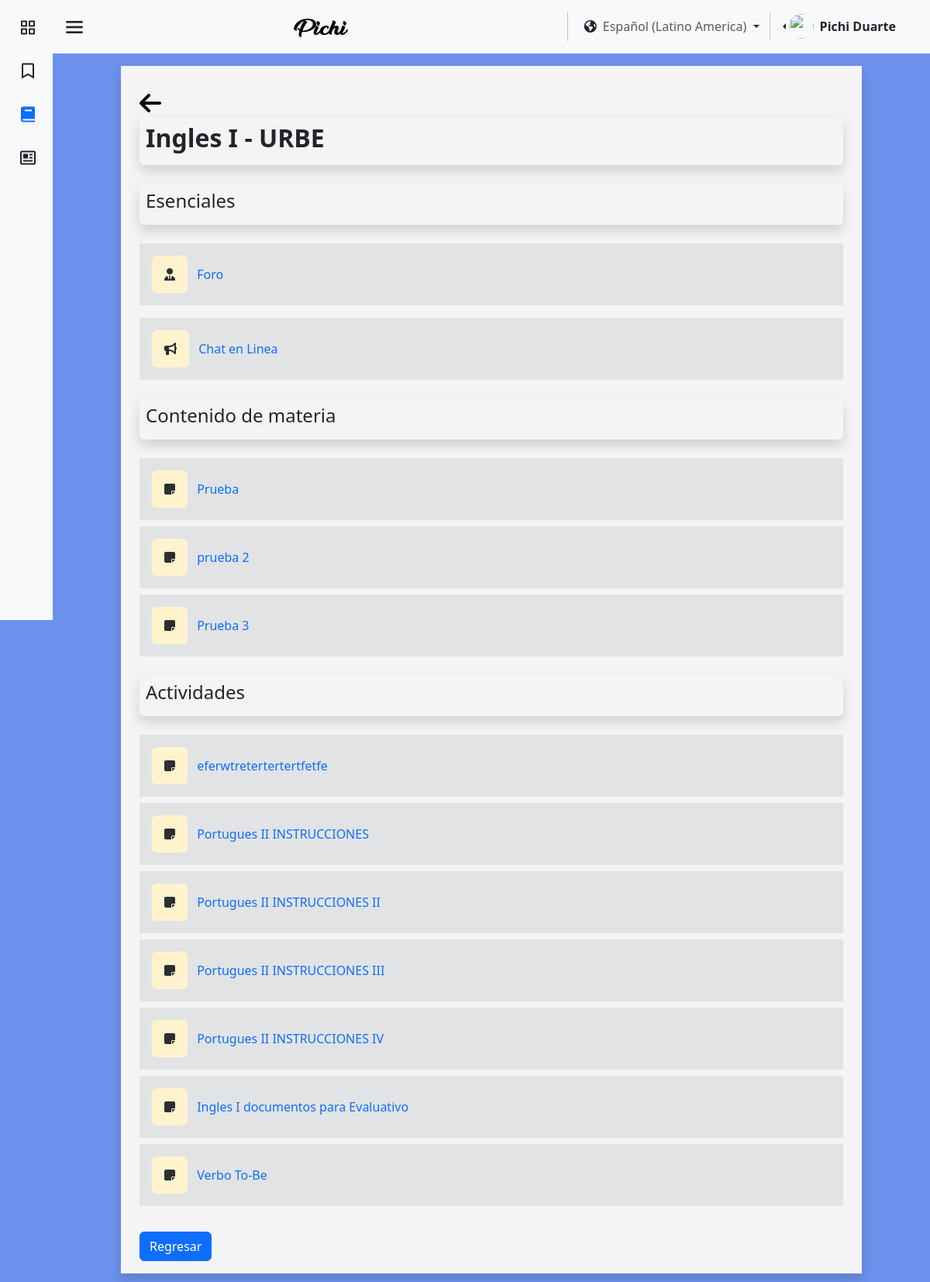
/pages/es/verCurso.php?id_cur=Cur_URBE_01 (signed in), run on the app's committed database.
### tables this page shows
CREATE TABLE `usuario` (
  `id_user` int(11) NOT NULL,
  `identificacion_user` varchar(11) NOT NULL,
  `nombre_user` varchar(25) NOT NULL,
  `apellido_user` varchar(25) NOT NULL,
  `correo_user` varchar(45) NOT NULL,
  `contrasena_user` varchar(16) NOT NULL,
  `direccion_user` varchar(80) NOT NULL,
  `numero_user` varchar(15) NOT NULL,
  `fecha_nacimiento_user` datetime NOT NULL,
  `Active_online` tinyint(1) NOT NULL,
  `sexo_user` varchar(15) NOT NULL,
  `Empresa_id_empresa` int(11) DEFAULT NULL,
  `rol` tinyint(1) NOT NULL,
  `img_perfil` varchar(255) NOT NULL
);

CREATE TABLE `cursos` (
  `id_cur` varchar(100) NOT NULL,
  `nombre_cur` varchar(45) NOT NULL,
  `fecha_inicio` date NOT NULL,
  `cupos_cur_min` int(11) NOT NULL,
  `cupos_cur_max` int(11) NOT NULL,
  `Empresa_id_empresa` int(11) NOT NULL,
  `fecha_fin` date NOT NULL,
  `visibilidad_curso` varchar(11) NOT NULL
);

CREATE TABLE `empresa` (
  `id_empresa` int(11) NOT NULL,
  `nombre_empresa` varchar(80) NOT NULL
);

CREATE TABLE `recursos` (
  `id_recursos` int(11) NOT NULL,
  `nombre_recurso` varchar(45) NOT NULL,
  `tipo_recurso` varchar(45) DEFAULT NULL,
  `ubicacion_recurso` varchar(45) DEFAULT NULL,
  `descripcion_recurso` text NOT NULL,
  `tipo_archivo` varchar(45) DEFAULT NULL,
  `archivo` varchar(255) DEFAULT NULL,
  `archivoAdicional` varchar(255) DEFAULT NULL,
  `id_cur` varchar(100) NOT NULL
);

CREATE TABLE `actividades` (
  `idActividades` int(11) NOT NULL,
  `Titulo` varchar(45) NOT NULL,
  `ContenidoAcitividad` text NOT NULL,
  `archivosPrincipal` varchar(255) NOT NULL,
  `fechaInicio` timestamp(6) NOT NULL DEFAULT current_timestamp(6) ON UPDATE current_timestamp(6),
  `fechaCulminacion` timestamp(6) NULL DEFAULT NULL,
  `fechaNotificacion` timestamp(6) NULL DEFAULT NULL,
  `pesoArchivo` float NOT NULL,
  `notaMaxima` float NOT NULL,
  `notaMinima` float NOT NULL,
  `visible` tinyint(1) NOT NULL,
  `activarPorcentaje` tinyint(1) NOT NULL,
  `Porcentaje` int(3) DEFAULT NULL,
  `archivosAdicional` varchar(255) DEFAULT NULL,
  `idCurso_id_cur` varchar(100) NOT NULL
);

### pages/es/verCurso.php (the view, shortened to what this page needs)
<?php
require "../../assests/php/LoginBD.php";
if (isset($_SESSION['id_user'])) {
    $usuarios1 = $_SESSION['id_user'];
    $conexion1 = mysqli_query($mysqli, "SELECT Empresa_id_empresa, rol, nombre_user, apellido_user FROM usuario WHERE id_user = '$usuarios1'");
    if (mysqli_num_rows($conexion1) > 0) {
        $datos = mysqli_fetch_assoc($conexion1);
        $nombreUsuario = $datos['nombre_user'];
        $apellidoUsuario = $datos['apellido_user'];
    }
}
if (isset($_GET['id_cur'])) {
    $id_curso_seleccionado = $_GET['id_cur'];
    $consultaCurso = mysqli_query($mysqli, "SELECT cursos.nombre_cur, empresa.nombre_empresa
                                    FROM cursos
                                    LEFT JOIN empresa ON empresa.id_empresa = cursos.Empresa_id_empresa
                                    WHERE id_cur = '$id_curso_seleccionado'");
    if (mysqli_num_rows($consultaCurso) > 0) {
        $datos3 = mysqli_fetch_assoc($consultaCurso);
        $curso = $datos3['nombre_cur'];
        $empresa = $datos3['nombre_empresa'];
    }
    $consultaRecursos = mysqli_query($mysqli, "SELECT * FROM recursos WHERE id_cur = '$id_curso_seleccionado'");
    if (mysqli_num_rows($consultaRecursos) > 0) {
        while ($datosRecursos = mysqli_fetch_assoc($consultaRecursos)) {
            $Recursos[] = $datosRecursos;
        }
    }
    $consultaActividades = mysqli_query($mysqli, "SELECT * FROM actividades WHERE idCurso_id_cur = '$id_curso_seleccionado'");
    if (mysqli_num_rows($consultaActividades) > 0) {
        while ($datosActividad = mysqli_fetch_assoc($consultaActividades)) {
            $Actividades[] = $datosActividad;
        }
    }
}
?>
<!DOCTYPE html>
<html lang="en">
<head>
    <link href="https://cdn.jsdelivr.net/npm/bootstrap@5.3.3/dist/css/bootstrap.min.css" rel="stylesheet"
 />
    <link href="https://unpkg.com/boxicons@2.1.4/css/boxicons.min.css" rel="stylesheet" />
    <link rel="stylesheet" href="https://cdnjs.cloudflare.com/ajax/libs/font-awesome/6.5.1/css/all.min.css"
 />
    <link rel="stylesheet" href="../../assests/css/colorPallete.css" />
    <link rel="stylesheet" href="../../assests/css/viewUser.css" />
    <link rel="stylesheet" href="../../assests/css/sidebar.css" />
</head>
<body class="bg-pastel" id="body-pd">
    <header id="header">
        <nav class="navbar bg-body-tertiary">
            <div class="container-fluid">
                <div class="header_toggle">
                    <i class="bx bx-menu" id="header-toggle"></i>
                </div>
                <a class="navbar-brand" href="../../index.html">
                    <img src="../../assests/img/text-1710023184778.png" alt="Bootstrap" width="70" height="24" />
                </a>
                <div class="d-flex justify-content-end">
                    <div class="nav-item dropdown">
                        <button class="btn dropdown-toggle" data-bs-toggle="dropdown" aria-expanded="false" href="#">
                            <span class="fa-solid fa-earth-americas"></span><a class="ms-2 text-body-secondary"
                                href="#">Español (Latino America)</a>
                        </button>
                    </div>
                    <div class="btn-group dropstart me-4 pe-2">
                        <a href="#" class="d-flex align-items-center link-dark text-decoration-none dropdown-toggle"
                            id="dropdownUser2" data-bs-toggle="dropdown" aria-expanded="false">
                            <img src="https://github.com/PichiGod.png" alt="" width="32" height="32"
                                class="rounded-circle me-2" />
                            <strong><?php echo $nombreUsuario . " " . $apellidoUsuario; ?></strong>
                        </a>
                    </div>
                </div>
            </div>
        </nav>
    </header>
    <div class="l-navbar bg-body-tertiary" id="nav-bar">
        <nav class="nav">
            <div class="nav_list">
                <a href="Inicio.php" class="nav_link link-dark">
                    <i class="bx bx-grid-alt nav_icon"></i>
                </a>
                <a href="tutorial.php" class="nav_link link-dark">
                    <i class='bx bx-bookmark nav_icon'></i>
                </a>
                <a href="cursos.php" class="nav_link active">
                    <i class="bx bxs-book nav_icon"></i>
                </a>
                <a href="verCalif.php" class="nav_link link-dark">
                    <i class="bx bx-news nav_icon"></i>
                </a>
            </div>
        </nav>
    </div>
    <section class="Cursos">
        <div class="container-fluid mb-4 bg-blanco mt-3 shadow">
            <div class="container pt-4 pb-3">
                <a href="cursos.php"><i class="fa-solid mt-2 fa-arrow-left" style="font-size:2rem;color:black;"></i></a>
                <div class="p-2 mb-2 rounded shadow ">
                    <h2><strong><?php echo $curso; ?> - <?php echo $empresa; ?></strong></h2>
                </div>
                <div class="p-2 my-4 rounded shadow ">
                    <h4>Esenciales</h4>
                </div>
                <div class="item-recurso container bg-secondary-subtle text-secondary-emphasis mt-3 p-3">
                    <div>
                        <div>
                            <i class="fa-solid fa-user-tie me-2 p-3 rounded bg-warning-subtle"></i>
                            <a href="verForo.php?id_cur=<?php echo $id_curso_seleccionado; ?>"><span>Foro</span></a>
                        </div>
                    </div>
                </div>
                <div class="item-recurso container bg-secondary-subtle text-secondary-emphasis mt-3 p-3">
                    <div>
                        <div>
                            <i class="fa-solid fa-bullhorn me-2 p-3 rounded bg-warning-subtle"></i>
                            <span><a href="verChatLinea.php?id_cur=<?php echo $id_curso_seleccionado; ?>">Chat en
                                    Linea</a></span>
                        </div>
                    </div>
                </div>
                <div class="p-2 my-4 rounded shadow ">
                    <h4>Contenido de materia</h4>
                </div>
                <?php
                if (mysqli_num_rows($consultaRecursos) > 0) {
                    foreach ($Recursos as $recurso): ?>
                        <div class="item-recurso d-flex container mb-2 bg-secondary-subtle text-secondary-emphasis p-3">
                            <div class="">
                                <div class="">
                                    <i class="fa-solid fa-note-sticky me-2 p-3 rounded bg-warning-subtle" witdh="35"
                                        height="35"></i>
                                    <span><a
                                            href="verRecurso.php?id_rec=<?php echo $recurso['id_recursos']; ?>&id_cur=<?php echo $id_curso_seleccionado; ?>"><?php echo $recurso['nombre_recurso']; ?></a></span>
                                </div>
                            </div>
                        </div>
                    <?php endforeach;
                } ?>
                <div class="p-2 my-4 rounded shadow ">
                    <h4>Actividades</h4>
                </div>
                <?php
                if (mysqli_num_rows($consultaActividades) > 0) {
                    foreach ($Actividades as $actividad): ?>
                        <div class="item-recurso d-flex container mb-2 bg-secondary-subtle text-secondary-emphasis p-3"
                            style="padding: 10px;">
                            <div>
                                <div>
                                    <i class="fa-solid fa-note-sticky me-2 p-3 rounded bg-warning-subtle" witdh="35"
                                        height="35"></i>
                                    <span><a
                                            href="verActividad.php?id_act=<?php echo $actividad['idActividades']; ?>&id_cur=<?php echo $id_curso_seleccionado; ?>"><?php echo $actividad['Titulo'] ?></a></span>
                                </div>
                            </div>
                        </div>
                    <?php endforeach;
                } ?>
                <div class="containerButtonCrearActividadFin mt-0">
                    <button type="button" class="botonRegresar btn btn-primary"
                        onclick="location.href='cursos.php'">Regresar</button>
                </div>
            </div>
        </div>
    </section>
</body>
</html>

### assests/css/colorPallete.css (style rules this page uses)
.bg-pastel { background-color: #527ce9d6; }
.bg-blanco { background-color: #F4F4F4; }

### assests/css/viewUser.css (style rules this page uses)
.containerButtonCrearActividadFin { padding-top: 25px; }

### assests/css/sidebar.css (style rules this page uses)
:root { --z-fixed: 100; --nav-width: 68px; --header-height: 3rem; }
body { transition: 0.5s; }
a { text-decoration: none; }
.header_toggle { justify-content: center; margin-top: 0.3rem; font-size: 2rem; cursor: pointer; }
.l-navbar { position: fixed; top: 0; left: -30%; width: var(--nav-width); height: 100vh; transition: 0.5s; z-index: var(--z-fixed); }
.nav { height: 100%; display: flex; flex-direction: column; justify-content: space-between; overflow: hidden; }
.nav_logo, .nav_link { display: grid; grid-template-columns: max-content max-content; align-items: center; column-gap: 1rem; padding: 0.5rem 0 0.5rem 1.5rem; }
.nav_link { position: relative; margin-bottom: 1rem; transition: 0.3s; }
.nav_icon { font-size: 1.5rem; }
section { margin-right: 2rem; margin-left: 2rem; }
.active::before { content: ""; position: absolute; left: 0; width: 2px; height: 32px; }
@media screen and (min-width: 768px) { body { margin: 0 0 0 0; padding-left: calc(var(--nav-width)); } }
@media screen and (min-width: 768px) { .l-navbar { left: 0; padding: 1rem 1rem 0 0; } }
@media (min-width: 576px) { section { margin-right: 5.5rem; margin-left: 5.5rem; } }

### data on the page
usuario: nombre_user "Pichi", apellido_user "Duarte"
cursos: nombre_cur "Ingles I", Empresa_id_empresa.nombre_empresa "URBE"
recursos: nombre_recurso "Prueba"
recursos: nombre_recurso "prueba 2"
recursos: nombre_recurso "Prueba 3"
actividades: Titulo "eferwtretertertertfetfe"
actividades: Titulo "Portugues II INSTRUCCIONES"
actividades: Titulo "Portugues II INSTRUCCIONES II"
actividades: Titulo "Portugues II INSTRUCCIONES III"
actividades: Titulo "Portugues II INSTRUCCIONES IV"
actividades: Titulo "Ingles I documentos para Evaluativo"
actividades: Titulo "Verbo To-Be"
